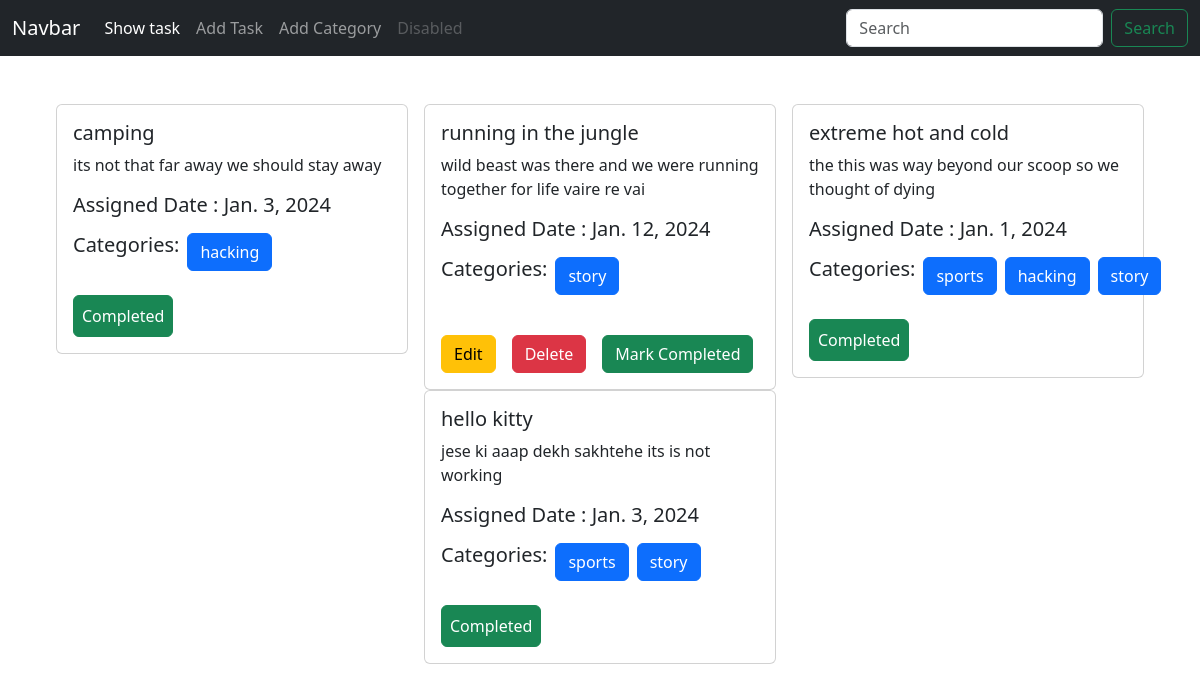
The page / on the database its author committed.
### task/models.py (models this page shows, shortened)
class Task(models.Model):
    title = models.CharField(max_length=50)
    description = models.TextField()
    is_completed = models.BooleanField(default = False)
    assign_date = models.DateField()
    category  = models.ManyToManyField(Category)

### category/models.py (models this page shows, shortened)
class Category(models.Model):
    name = models.CharField(max_length=100)

### tms/views.py (the view)
# urls.py: 2. Add a URL to urlpatterns:  path('', views.home, name='home')
def home(request):
    data = Task.objects.all()
    return render(request,'home.html',{'data':data})

### templates/home.html
{% extends "base.html" %}
{% block content  %}
<div class="d-flex flex-wrap justify-content-center px-5 pt-5">
  {% for task in data %}
  <div class="col-sm-4">
    <div class="card mx-2">
      <div  class="card-body">
        <h5 class="card-title">{{task.title}}</h5>
        <p class="card-text"> {{task.description | truncatechars:100 }}   </p>
        <h5>Assigned Date : {{task.assign_date}}</h5>
        <div class="mt-3 d-flex gap-2  ">
        <h5 >Categories:</h5>
        {% for cat in task.category.all %}
        <button class ="btn btn-primary"> {{cat.name}} </button>
        {% endfor %}
    </div>
        <br>
        {% if not task.is_completed %}
        <div class='d-flex gap-3  mt-3  '>
        <a class="btn btn-warning " href="{% url 'edit_task' task.id %}"> Edit </a>
        <a class="btn btn-danger " href="{% url 'delete_task' task.id %}"> Delete </a>
        <a class="btn btn-success " href="{% url 'completed' task.id %}"> Mark Completed </a>
        </div>
        {% else %}
            <button class="btn btn-large btn-success p-2   ">Completed</button>
        {% endif %}
      </div>
    </div>
  </div>
  {% endfor %}
  </div>
 {% endblock content %}

### templates/base.html (shortened to what this page needs)
<!doctype html>
<html lang="en">
  <head>
    <link href="https://cdn.jsdelivr.net/npm/bootstrap@5.3.2/dist/css/bootstrap.min.css" rel="stylesheet">
  </head>
  <body>
    <nav class="navbar navbar-expand-lg navbar-dark bg-dark">
      <div class="container-fluid">
        <a class="navbar-brand" href="#">Navbar</a>
        <div class="collapse navbar-collapse" id="navbarSupportedContent">
          <ul class="navbar-nav me-auto mb-2 mb-lg-0">
            <li class="nav-item">
              <a class="nav-link active" aria-current="page" href="{%url 'show_task'%}">Show task</a>
            </li>
            <li class="nav-item">
              <a class="nav-link" href="{% url 'task' %}">Add Task</a>
            </li>
            <li class="nav-item">
              <a class="nav-link" href="{% url 'cat' %}">Add Category</a>
            </li>
            <li class="nav-item">
              <a class="nav-link disabled" aria-disabled="true">Disabled</a>
            </li>
          </ul>
          <form class="d-flex" role="search">
            <input class="form-control me-2" type="search" placeholder="Search" aria-label="Search">
            <button class="btn btn-outline-success" type="submit">Search</button>
          </form>
        </div>
      </div>
    </nav>
    {% block content %}
    {% endblock %}
  </body>
</html>

### rows shown on the page
Task: title "camping", description "its not that far away we should stay away", assign_date "Jan. 3, 2024", is_completed "Completed"
Category: name "hacking"
Task: title "running in the jungle", description "wild beast was there and we were running together for life vaire re vai", assign_date "Jan. 12, 2024", is_completed "Edit"
Category: name "story"
Task: title "extreme hot and cold", description "the this was way beyond our scoop so we thought of dying", assign_date "Jan. 1, 2024", is_completed "Completed"
Category: name "sports"
Task: title "hello kitty", description "jese ki aaap dekh sakhtehe its is not working", assign_date "Jan. 3, 2024", is_completed "Completed"
